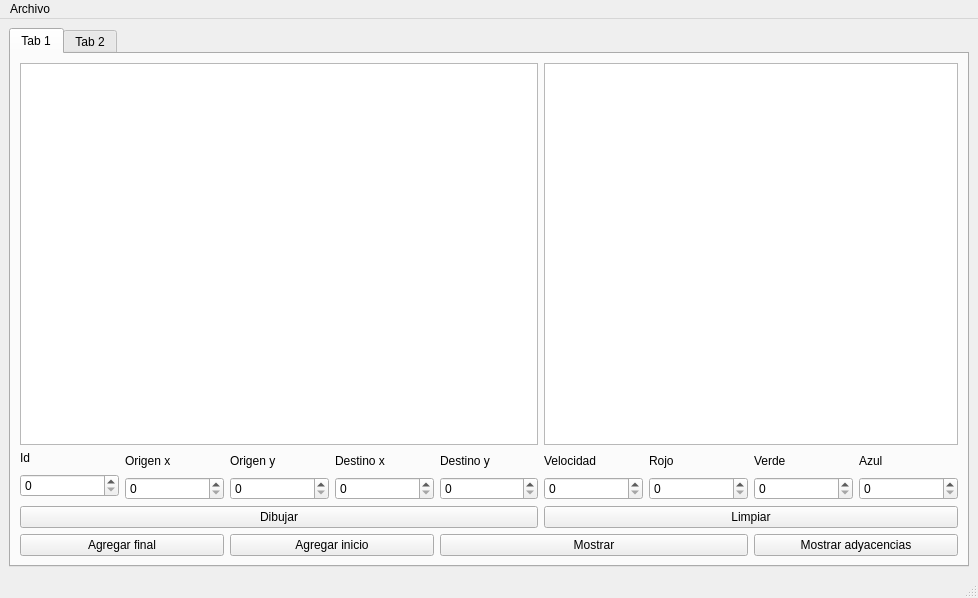
<?xml version="1.0" encoding="UTF-8"?>
<ui version="4.0">
 <class>MainWindow</class>
 <widget class="QMainWindow" name="MainWindow">
  <property name="geometry">
   <rect>
    <x>0</x>
    <y>0</y>
    <width>978</width>
    <height>598</height>
   </rect>
  </property>
  <property name="windowTitle">
   <string>MainWindow</string>
  </property>
  <widget class="QWidget" name="centralwidget">
   <layout class="QGridLayout" name="gridLayout">
    <item row="0" column="0">
     <widget class="QTabWidget" name="tabWidget">
      <property name="currentIndex">
       <number>0</number>
      </property>
      <widget class="QWidget" name="tab">
       <attribute name="title">
        <string>Tab 1</string>
       </attribute>
       <layout class="QGridLayout" name="gridLayout_2">
        <item row="0" column="0" colspan="5">
         <widget class="QGraphicsView" name="graphicsView"/>
        </item>
        <item row="1" column="3" rowspan="2">
         <widget class="QLabel" name="label_8">
          <property name="text">
           <string>Destino x</string>
          </property>
         </widget>
        </item>
        <item row="2" column="0" rowspan="2">
         <widget class="QSpinBox" name="id">
          <property name="maximum">
           <number>500</number>
          </property>
         </widget>
        </item>
        <item row="3" column="1">
         <widget class="QSpinBox" name="origen_x">
          <property name="maximum">
           <number>500</number>
          </property>
         </widget>
        </item>
        <item row="3" column="3">
         <widget class="QSpinBox" name="destino_x">
          <property name="maximum">
           <number>500</number>
          </property>
         </widget>
        </item>
        <item row="3" column="6">
         <widget class="QSpinBox" name="rojo">
          <property name="maximum">
           <number>255</number>
          </property>
         </widget>
        </item>
        <item row="1" column="8" rowspan="2">
         <widget class="QLabel" name="label_6">
          <property name="text">
           <string>Azul</string>
          </property>
         </widget>
        </item>
        <item row="3" column="8">
         <widget class="QSpinBox" name="azul">
          <property name="maximum">
           <number>255</number>
          </property>
         </widget>
        </item>
        <item row="3" column="4">
         <widget class="QSpinBox" name="destino_y">
          <property name="maximum">
           <number>500</number>
          </property>
         </widget>
        </item>
        <item row="3" column="5">
         <widget class="QSpinBox" name="velocidad">
          <property name="maximum">
           <number>500</number>
          </property>
         </widget>
        </item>
        <item row="3" column="2">
         <widget class="QSpinBox" name="origen_y">
          <property name="maximum">
           <number>500</number>
          </property>
         </widget>
        </item>
        <item row="1" column="0">
         <widget class="QLabel" name="label">
          <property name="text">
           <string>Id</string>
          </property>
         </widget>
        </item>
        <item row="1" column="4" rowspan="2">
         <widget class="QLabel" name="label_7">
          <property name="text">
           <string>Destino y</string>
          </property>
         </widget>
        </item>
        <item row="1" column="2" rowspan="2">
         <widget class="QLabel" name="label_2">
          <property name="text">
           <string>Origen y</string>
          </property>
         </widget>
        </item>
        <item row="0" column="5" colspan="4">
         <widget class="QPlainTextEdit" name="plainTextEdit"/>
        </item>
        <item row="3" column="7">
         <widget class="QSpinBox" name="verde">
          <property name="maximum">
           <number>255</number>
          </property>
         </widget>
        </item>
        <item row="1" column="1" rowspan="2">
         <widget class="QLabel" name="label_9">
          <property name="text">
           <string>Origen x</string>
          </property>
         </widget>
        </item>
        <item row="1" column="5" rowspan="2">
         <widget class="QLabel" name="label_3">
          <property name="text">
           <string>Velocidad</string>
          </property>
         </widget>
        </item>
        <item row="1" column="7" rowspan="2">
         <widget class="QLabel" name="label_5">
          <property name="text">
           <string>Verde</string>
          </property>
         </widget>
        </item>
        <item row="1" column="6" rowspan="2">
         <widget class="QLabel" name="label_4">
          <property name="text">
           <string>Rojo</string>
          </property>
         </widget>
        </item>
        <item row="7" column="2" colspan="2">
         <widget class="QPushButton" name="agregar_inicio">
          <property name="text">
           <string>Agregar inicio</string>
          </property>
         </widget>
        </item>
        <item row="7" column="0" colspan="2">
         <widget class="QPushButton" name="agregar_final">
          <property name="text">
           <string>Agregar final</string>
          </property>
         </widget>
        </item>
        <item row="7" column="7" colspan="2">
         <widget class="QPushButton" name="mostrar_adyacencias">
          <property name="text">
           <string>Mostrar adyacencias</string>
          </property>
         </widget>
        </item>
        <item row="7" column="4" colspan="3">
         <widget class="QPushButton" name="mostrar">
          <property name="text">
           <string>Mostrar</string>
          </property>
         </widget>
        </item>
        <item row="4" column="5" colspan="4">
         <widget class="QPushButton" name="limpiar">
          <property name="text">
           <string>Limpiar</string>
          </property>
         </widget>
        </item>
        <item row="4" column="0" colspan="5">
         <widget class="QPushButton" name="dibujar">
          <property name="text">
           <string>Dibujar</string>
          </property>
         </widget>
        </item>
       </layout>
      </widget>
      <widget class="QWidget" name="tab_2">
       <attribute name="title">
        <string>Tab 2</string>
       </attribute>
       <layout class="QGridLayout" name="gridLayout_3">
        <item row="0" column="0" colspan="5">
         <widget class="QTableWidget" name="tabla"/>
        </item>
        <item row="1" column="0" colspan="2">
         <widget class="QLineEdit" name="buscar_lineEdit">
          <property name="placeholderText">
           <string>Identificador de particula</string>
          </property>
         </widget>
        </item>
        <item row="1" column="2">
         <widget class="QPushButton" name="buscar_pushButton">
          <property name="text">
           <string>Buscar</string>
          </property>
         </widget>
        </item>
        <item row="1" column="3">
         <widget class="QPushButton" name="mostrar_tabla_pushButton">
          <property name="text">
           <string>Mostrar</string>
          </property>
         </widget>
        </item>
        <item row="1" column="4">
         <widget class="QPushButton" name="ordenar_id">
          <property name="text">
           <string>Ordenar ID ASC</string>
          </property>
         </widget>
        </item>
        <item row="2" column="0">
         <widget class="QPushButton" name="ordenar_distancia">
          <property name="text">
           <string>Ordenar distancia DESC</string>
          </property>
         </widget>
        </item>
        <item row="2" column="1">
         <widget class="QPushButton" name="ordenar_velocidad">
          <property name="text">
           <string>Ordenar velocidad ASC</string>
          </property>
         </widget>
        </item>
       </layout>
      </widget>
     </widget>
    </item>
   </layout>
  </widget>
  <widget class="QMenuBar" name="menubar">
   <property name="geometry">
    <rect>
     <x>0</x>
     <y>0</y>
     <width>978</width>
     <height>21</height>
    </rect>
   </property>
   <widget class="QMenu" name="menuAbrir">
    <property name="title">
     <string>Archivo</string>
    </property>
    <addaction name="actionAbrir"/>
    <addaction name="separator"/>
    <addaction name="actionGuardar"/>
    <addaction name="actionPuntos"/>
    <addaction name="separator"/>
    <addaction name="actionPuntos_Cercanos"/>
   </widget>
   <addaction name="menuAbrir"/>
  </widget>
  <widget class="QStatusBar" name="statusbar"/>
  <action name="actionAbrir">
   <property name="text">
    <string>Abrir</string>
   </property>
  </action>
  <action name="actionGuardar">
   <property name="text">
    <string>Guardar</string>
   </property>
  </action>
  <action name="actionPuntos">
   <property name="text">
    <string>Puntos</string>
   </property>
  </action>
  <action name="actionPuntos_Cercanos">
   <property name="text">
    <string>Puntos Cercanos</string>
   </property>
  </action>
 </widget>
 <resources/>
 <connections/>
</ui>
